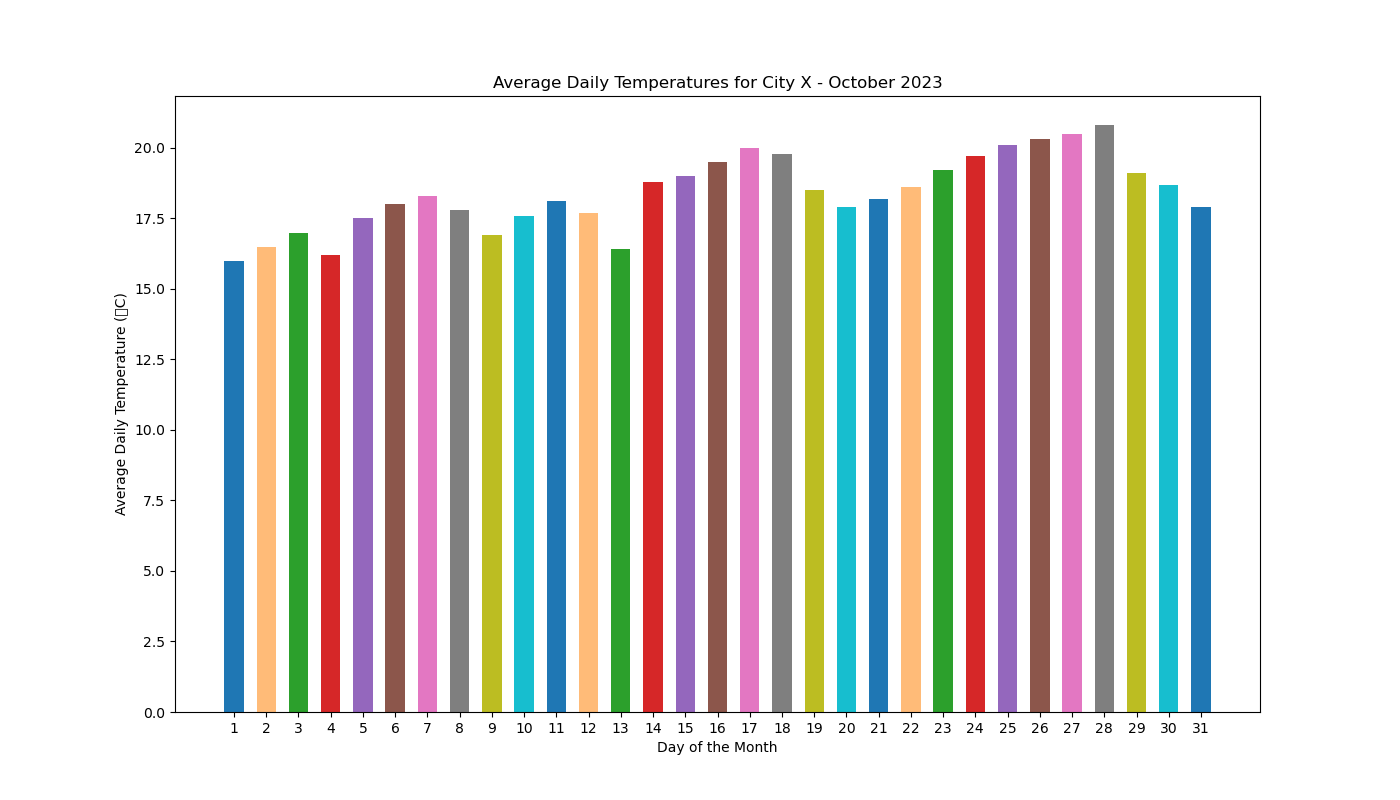

This figure's Python source:

import matplotlib.pyplot as plt

# Data
days = [str(day) for day in range(1, 32)]
temperatures = [16.0, 16.5, 17.0, 16.2, 17.5, 18.0, 18.3, 17.8, 16.9, 17.6, 18.1, 17.7, 16.4,
                18.8, 19.0, 19.5, 20.0, 19.8, 18.5, 17.9, 18.2, 18.6, 19.2, 19.7, 20.1, 20.3,
                20.5, 20.8, 19.1, 18.7, 17.9]

# Creating the figure and specifying figure size
plt.figure(figsize=(14, 8))

# Creating the bar chart as a vertical chart
plt.bar(days, temperatures, width=0.6, color=['#1f77b4', '#ffbb78', '#2ca02c', '#d62728',
                                              '#9467bd', '#8c564b', '#e377c2', '#7f7f7f',
                                              '#bcbd22', '#17becf', '#1f77b4', '#ffbb78',
                                              '#2ca02c', '#d62728', '#9467bd', '#8c564b',
                                              '#e377c2', '#7f7f7f', '#bcbd22', '#17becf',
                                              '#1f77b4', '#ffbb78', '#2ca02c', '#d62728',
                                              '#9467bd', '#8c564b', '#e377c2', '#7f7f7f',
                                              '#bcbd22', '#17becf', '#1f77b4'])

# Adding labels and title
plt.ylabel('Average Daily Temperature (°C)')
plt.xlabel('Day of the Month')
plt.title('Average Daily Temperatures for City X - October 2023')

# Show the plot
plt.show()
